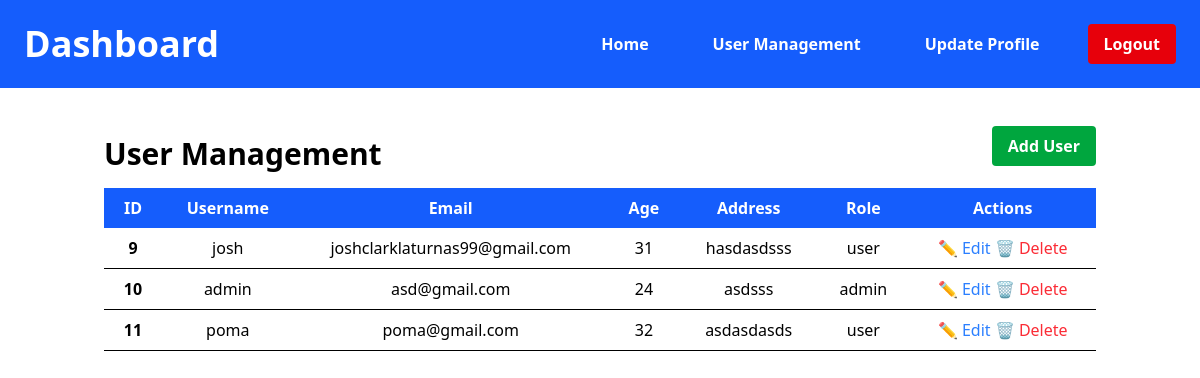
Screenshot of /admin_dashboard.php (signed in) with the database file from the repository.
### tables this page shows
CREATE TABLE `users` (
  `id` int(11) NOT NULL,
  `username` varchar(50) NOT NULL,
  `email` varchar(100) NOT NULL,
  `password` varchar(255) NOT NULL,
  `role` enum('admin','user') NOT NULL DEFAULT 'user',
  `created_at` timestamp NOT NULL DEFAULT current_timestamp(),
  `age` int(11) NOT NULL,
  `address` varchar(255) NOT NULL
);

### admin_dashboard.php (the view, shortened to what this page needs)
<?php
include("db.php");
$result = $conn->query("SELECT id, username, email, age, address, role FROM users");
?>
<!DOCTYPE html>
<html lang="en">
<head>
    <link rel="stylesheet" href="style.css">
</head>
<body>
<header class="bg-blue-600 flex justify-between items-center p-4 md:p-6">
    <a class="text-white font-bold text-3xl md:text-4xl">Dashboard</a>
    <nav class="flex space-x-4 md:space-x-8">
        <a href="admin_home.php" class="text-white font-semibold px-4 py-2 rounded">Home</a>
        <a href="admin_dashboard.php" class="text-white font-semibold px-4 py-2 rounded">User Management</a>
        <a href="profile.php" class="text-white font-semibold  px-4 py-2 rounded">Update Profile</a>
        <a href="logout.php" class="bg-red-600 text-white hover:bg-red-400 font-semibold px-4 py-2 rounded">Logout</a>
    </nav>
</header>
    <div class="container mx-auto p-4">
        <div class="flex justify-between items-center">
        <h2 class="text-3xl font-bold mt-8 mb-4">User Management</h2>
        <a href="add_user.php" class="bg-green-600 hover:bg-green-700 text-white font-bold py-2 px-4 rounded"> Add User</a>
        </div>
        <table class="table-auto w-full text-center">
            <thead>
            <tr class="bg-blue-600 text-center text-white">
                <th class="px-4 py-2">ID</th>
                <th class="px-4 py-2">Username</th>
                <th class="px-4 py-2">Email</th>
                <th class="px-4 py-2">Age</th>
                <th class="px-4 py-2">Address</th>
                <th class="px-4 py-2">Role</th>
                <th class="px-4 py-2">Actions</th>
            </tr>
            </thead>
            <tbody>
            <?php while ($row = $result->fetch_assoc()): ?>
                <tr class="bg-white border-b">
                    <td class="px-4 py-2 font-bold"><?= htmlspecialchars($row['id']); ?></td>
                    <td class="px-4 py-2"><?= htmlspecialchars($row['username']); ?></td>
                    <td class="px-4 py-2"><?= htmlspecialchars($row['email']); ?></td>
                    <td class="px-4 py-2"><?= htmlspecialchars($row['age']); ?></td>
                    <td class="px-4 py-2"><?= htmlspecialchars($row['address']); ?></td>
                    <td class="px-4 py-2"><?= htmlspecialchars($row['role']); ?></td>
                    <td class="px-4 py-2">
                        <a href="update_user.php?id=<?= $row['id']; ?>" class="text-blue-500 hover:text-blue-700">✏️ Edit</a>
                        <a href="admin_dashboard.php?delete=<?= $row['id']; ?>" class="text-red-500 hover:text-red-700" onclick="return confirm('Are you sure?')">🗑️ Delete</a>
                    </td>
                </tr>
            <?php endwhile; ?>
            </tbody>
        </table>
    </div>
</body>
</html>

### rows the page displays
users: id "9", username "josh", email "joshclarklaturnas99@gmail.com", age "31", address "hasdasdsss", role "user"
users: id "10", username "admin", email "asd@gmail.com", age "24", address "asdsss", role "admin"
users: id "11", username "poma", email "poma@gmail.com", age "32", address "asdasdasds", role "user"
